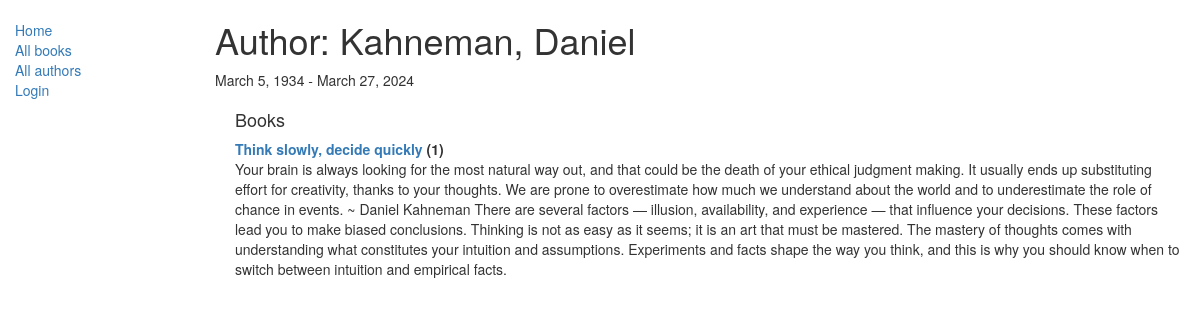
/catalog/author/2, run on the app's committed database.
### catalog/models.py (models this page shows, shortened)
class Author(models.Model):
    first_name = models.CharField(max_length=100)
    last_name = models.CharField(max_length=100)
    date_of_birth = models.DateField(null=True, blank=True)
    date_of_death = models.DateField('Died', null=True, blank=True)
    def __str__(self):
        return '%s, %s' % (self.last_name, self.first_name)
    class Meta:
        ordering = ['last_name']

class Book(models.Model):
    title = models.CharField(max_length=200)
    author = models.ForeignKey('Author', on_delete=models.SET_NULL, null=True)
    summary = models.TextField(max_length=1000, help_text="Enter a brief description of the book")
    isbn = models.CharField('ISBN',max_length=13, help_text='13 Character <a href="https://www.isbn-international.org/content/what-isbn">ISBN number</a>')
    genre = models.ManyToManyField(Genre, help_text="Select a genre for this book")
    def __str__(self):
        return self.title
    def display_genre(self):
        """
        Creates a string for the Genre. This is required to display genre in Admin.
        """
        return ', '.join([genre.name for genre in self.genre.all()[:3]])
    display_genre.short_description = 'Genre'

### catalog/views.py (the view)
# urls.py: path('author/<int:pk>', views.AuthorDetailView.as_view(), name='author-detail'),
class AuthorDetailView(generic.DetailView):
    model = Author

### catalog/templates/catalog/author_detail.html
{% extends "base_generic.html" %}
{% block content %}
<h1>Author: {{ author }} </h1>
<p>{{author.date_of_birth}} - {% if author.date_of_death %}{{author.date_of_death}}{% endif %}</p>
<div style="margin-left:20px;margin-top:20px">
<h4>Books</h4>
<dl>
{% for book in author.book_set.all %}
  <dt><a href="{% url 'book-detail' book.pk %}">{{book}}</a> ({{book.bookinstance_set.all.count}})</dt>
  <dd>{{book.summary}}</dd>
  {% empty %}
  <p>This author has no books.</p>
{% endfor %}
</dl>
</div>
{% endblock %}
{% block sidebar %}
  {{ block.super }}
{% endblock %}

### data on the page
Author: last_name+first_name "Kahneman, Daniel", date_of_birth "March 5, 1934", date_of_death "March 27, 2024"
Book: title "Think slowly, decide quickly", bookinstance_set.all.count "1", summary "Your brain is always looking for the most natural way out, and that could be the death of your ethical judgment making. It usually ends up substituting effort for creativity, thanks to your thoughts. We are prone to overestimate how much we understand about the world and to underestimate the role of chance in events. ~ Daniel Kahneman There are several factors — illusion, availability, and experience — that influence your decisions. These factors lead you to make biased conclusions. Thinking is not as easy as it seems; it is an art that must be mastered. The mastery of thoughts comes with understanding what constitutes your intuition and assumptions. Experiments and facts shape the way you…"
